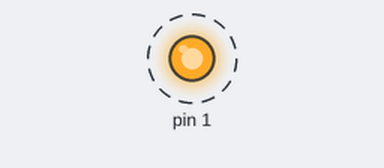
This sketch was run on a simulated Arduino Uno, built with avr-gcc and run on an emulated ATmega328P. On the bench: output pins drawn as LEDs (lit = HIGH). Dashed ring = blinking.

Above: at 0.1 s.
Timing chart, 0 to 3.0 s (numbered marks = the images above):
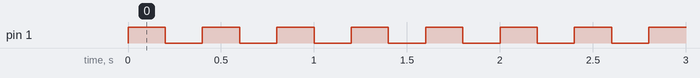

Measured:
- by itself, pin 1: alternates HIGH for 0.20 s and LOW for 0.20 s

The sketch:

sketch_mar2a.ino
```cpp
void setup() {
  // put your setup code here, to run once:
  pinMode(1,OUTPUT);
}

void loop() {
  // put your main code here, to run repeatedly:
  digitalWrite(1,HIGH);
  delay(200);
  digitalWrite(1,LOW);
  delay(200);
}
```
